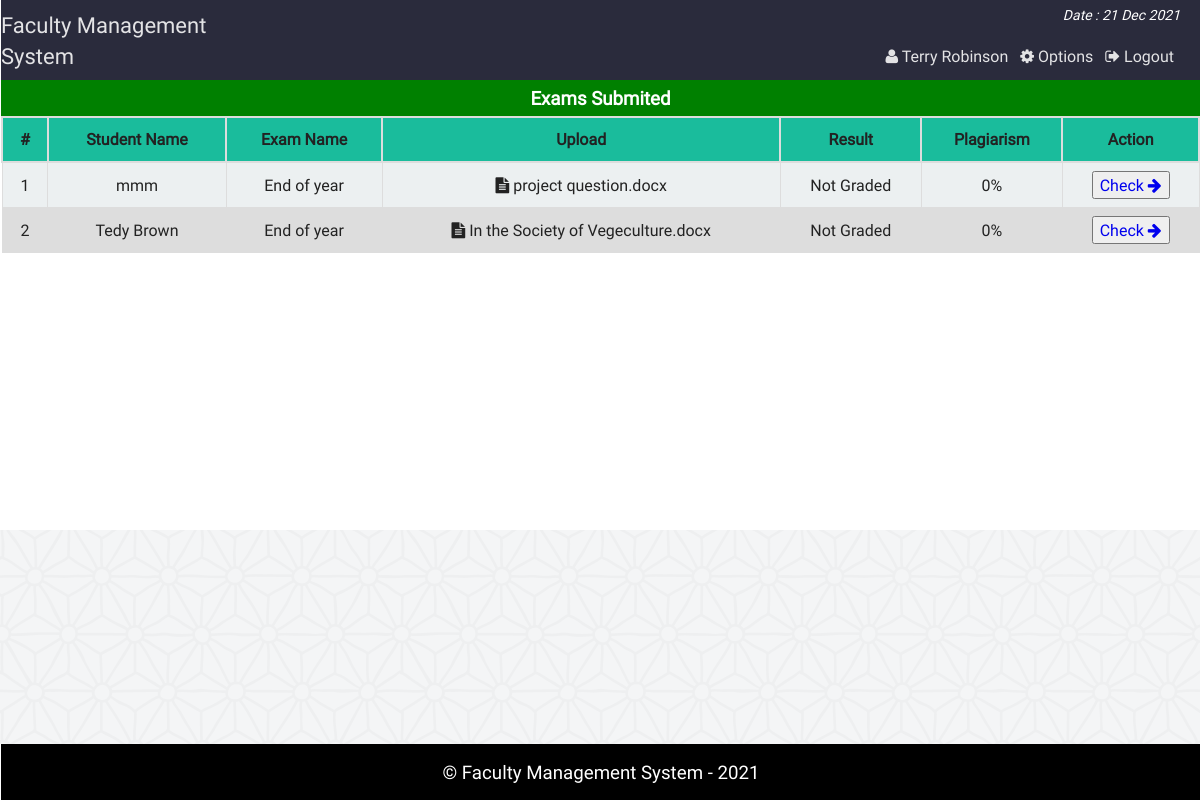
Screenshot of /class_att_fc.php (signed in) with the database file from the repository.
### tables this page shows
CREATE TABLE `uploads` (
  `id` int(11) NOT NULL,
  `sid` varchar(255) NOT NULL,
  `filename` varchar(255) NOT NULL,
  `size` int(11) NOT NULL,
  `spath` varchar(500) NOT NULL,
  `examname` varchar(255) NOT NULL,
  `plagiarism` int(11) NOT NULL
);

### class_att_fc.php (the view, shortened to what this page needs)
<?php
	require "php/config.php";
?>
<?php
include "php/headertop.php";
?>
<div class="all_student fix">
		<h3 style="text-align:center;color:#fff;margin:0;padding:5px;background:green"> Exams Submited</h3>
		<table class="tab_one" style="text-align:center;">
		<tr>
				<th style="text-align:center;">#</th>
				<th style="text-align:center;">Student Name</th>
				<th style="text-align:center;">Exam Name</th>
				<th style="text-align:center;">Upload</th>
				<th style="text-align:center;">Result</th>
				<th style="text-align:center;">Plagiarism</th>
				<th style="text-align:center;">Action</th>
			</tr>
				<?php
				$i=0;
				$q = "SELECT * FROM Uploads";
				$r = $conn->query($q);
				while($rows = $r->fetch_assoc()){
				$i++;
				 ?>
			<tr>
				<td><?php echo $i;?></td>
				<td><?php echo $rows['sid'];?></td>
				<td><?php echo $rows['examname'];?></td>
				<td><i class="fa fa-file-text"></i> <?php echo $rows['filename'];?></td>
				<td>Not Graded</td>
				<td><?php echo $rows['plagiarism'];?>%</td>
				<td>
					<a href="readword.php?path=<?php echo $rows['spath'];?>"><button>Check <i class="fa fa-arrow-right"></i></button></a></td>
			</tr>
		<?php }?>
		</table>
</div>
<?php include "php/footerbottom.php";?>

### css/main.css (style rules this page uses)
html { color: #222; font-size: 1em; line-height: 1.4; }
a { text-decoration:none; }
.fix { overflow:hidden; }
body { font-family:roboto !important; background:url(../img/ptrn.png) repeat fixed; }
.st_reg th, td { padding: 8px; }
table.tab_one { width:100%; }
table.tab_one th { background:#1abc9c; padding:10px; font-weight:bold; text-align:left; }
table.tab_one td { border:1px solid #ddd; padding:8px; }
table.tab_one td a { text-decoration:none; }
table.tab_one tr:nth-child(odd) { background:#ddd; }
table.tab_one tr:nth-child(even) { background:#ecf0f1; }
.all_student { min-height:450px; }
table.att_tab tr,td,th { border:2px solid #ddd; border-collapse:collapse; padding:8px; }

### rows the page displays
uploads: sid "mmm", examname "End of year", filename "project question.docx", plagiarism "0"
uploads: sid "Tedy Brown", examname "End of year", filename "In the Society of Vegeculture.docx", plagiarism "0"

### other values shown
$fname "Terry Robinson"
